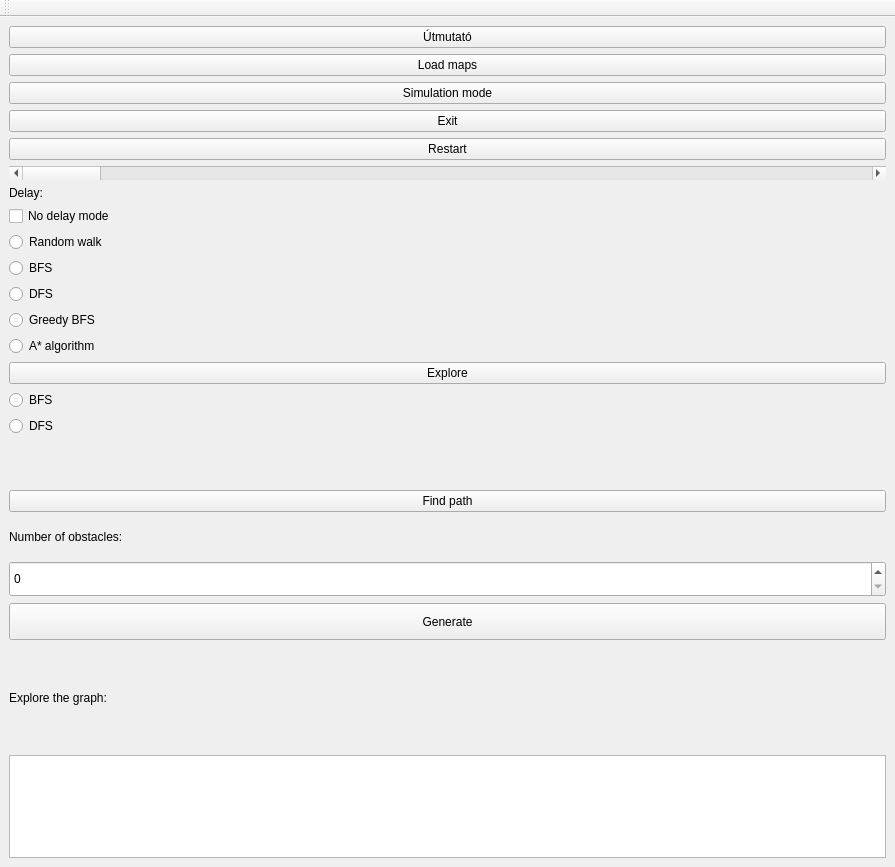
<?xml version="1.0" encoding="UTF-8"?>
<ui version="4.0">
 <class>MainWindow</class>
 <widget class="QMainWindow" name="MainWindow">
  <property name="windowModality">
   <enum>Qt::WindowModality::NonModal</enum>
  </property>
  <property name="enabled">
   <bool>true</bool>
  </property>
  <property name="geometry">
   <rect>
    <x>0</x>
    <y>0</y>
    <width>895</width>
    <height>867</height>
   </rect>
  </property>
  <property name="sizePolicy">
   <sizepolicy hsizetype="Expanding" vsizetype="Expanding">
    <horstretch>100</horstretch>
    <verstretch>100</verstretch>
   </sizepolicy>
  </property>
  <property name="windowTitle">
   <string>MainWindow</string>
  </property>
  <widget class="QWidget" name="centralwidget">
   <property name="sizePolicy">
    <sizepolicy hsizetype="Expanding" vsizetype="Expanding">
     <horstretch>100</horstretch>
     <verstretch>100</verstretch>
    </sizepolicy>
   </property>
   <layout class="QHBoxLayout" name="horizontalLayout_3">
    <item>
     <layout class="QHBoxLayout" name="horizontalLayout">
      <item>
       <layout class="QGridLayout" name="buttons_layout" rowstretch="0">
        <property name="sizeConstraint">
         <enum>QLayout::SizeConstraint::SetNoConstraint</enum>
        </property>
       </layout>
      </item>
      <item>
       <layout class="QVBoxLayout" name="verticalLayout_6">
        <item>
         <layout class="QVBoxLayout" name="verticalLayout_3">
          <item>
           <widget class="QPushButton" name="tutoria_button">
            <property name="text">
             <string>Útmutató</string>
            </property>
           </widget>
          </item>
          <item>
           <widget class="QPushButton" name="load_button">
            <property name="text">
             <string>Load maps</string>
            </property>
           </widget>
          </item>
          <item>
           <widget class="QPushButton" name="sim_button">
            <property name="text">
             <string>Simulation mode</string>
            </property>
           </widget>
          </item>
          <item>
           <widget class="QPushButton" name="exit_button">
            <property name="sizePolicy">
             <sizepolicy hsizetype="Expanding" vsizetype="Expanding">
              <horstretch>100</horstretch>
              <verstretch>100</verstretch>
             </sizepolicy>
            </property>
            <property name="text">
             <string>Exit</string>
            </property>
           </widget>
          </item>
          <item>
           <widget class="QPushButton" name="restart_button">
            <property name="sizePolicy">
             <sizepolicy hsizetype="Expanding" vsizetype="Expanding">
              <horstretch>100</horstretch>
              <verstretch>100</verstretch>
             </sizepolicy>
            </property>
            <property name="text">
             <string>Restart</string>
            </property>
           </widget>
          </item>
         </layout>
        </item>
        <item>
         <layout class="QVBoxLayout" name="verticalLayout_4">
          <item>
           <widget class="QScrollBar" name="Delay_input_data">
            <property name="layoutDirection">
             <enum>Qt::LayoutDirection::RightToLeft</enum>
            </property>
            <property name="minimum">
             <number>0</number>
            </property>
            <property name="maximum">
             <number>100</number>
            </property>
            <property name="orientation">
             <enum>Qt::Orientation::Horizontal</enum>
            </property>
            <property name="invertedAppearance">
             <bool>true</bool>
            </property>
            <property name="invertedControls">
             <bool>true</bool>
            </property>
           </widget>
          </item>
          <item>
           <widget class="QLabel" name="Delay_text">
            <property name="text">
             <string>Delay:</string>
            </property>
           </widget>
          </item>
          <item>
           <widget class="QCheckBox" name="Delay_mode">
            <property name="text">
             <string>No delay mode</string>
            </property>
           </widget>
          </item>
         </layout>
        </item>
        <item>
         <layout class="QVBoxLayout" name="verticalLayout">
          <item>
           <widget class="QRadioButton" name="Ex_rand_walk">
            <property name="sizePolicy">
             <sizepolicy hsizetype="Expanding" vsizetype="Expanding">
              <horstretch>100</horstretch>
              <verstretch>100</verstretch>
             </sizepolicy>
            </property>
            <property name="text">
             <string>Random walk</string>
            </property>
           </widget>
          </item>
          <item>
           <widget class="QRadioButton" name="Ex_BFS">
            <property name="text">
             <string>BFS</string>
            </property>
           </widget>
          </item>
          <item>
           <widget class="QRadioButton" name="Ex_DFS">
            <property name="sizePolicy">
             <sizepolicy hsizetype="Expanding" vsizetype="Expanding">
              <horstretch>100</horstretch>
              <verstretch>100</verstretch>
             </sizepolicy>
            </property>
            <property name="text">
             <string>DFS</string>
            </property>
           </widget>
          </item>
          <item>
           <widget class="QRadioButton" name="Ex_rand_walkmem">
            <property name="sizePolicy">
             <sizepolicy hsizetype="Expanding" vsizetype="Expanding">
              <horstretch>100</horstretch>
              <verstretch>100</verstretch>
             </sizepolicy>
            </property>
            <property name="text">
             <string>Greedy BFS</string>
            </property>
           </widget>
          </item>
          <item>
           <widget class="QRadioButton" name="Ex_A_star">
            <property name="text">
             <string>A* algorithm</string>
            </property>
           </widget>
          </item>
          <item>
           <widget class="QPushButton" name="explore_button">
            <property name="sizePolicy">
             <sizepolicy hsizetype="Expanding" vsizetype="Expanding">
              <horstretch>100</horstretch>
              <verstretch>100</verstretch>
             </sizepolicy>
            </property>
            <property name="text">
             <string>Explore</string>
            </property>
           </widget>
          </item>
         </layout>
        </item>
        <item>
         <layout class="QVBoxLayout" name="verticalLayout_2">
          <item>
           <widget class="QRadioButton" name="Pf_BFS">
            <property name="text">
             <string>BFS</string>
            </property>
           </widget>
          </item>
          <item>
           <widget class="QRadioButton" name="Pf_DFS">
            <property name="text">
             <string>DFS</string>
            </property>
           </widget>
          </item>
          <item>
           <spacer name="verticalSpacer">
            <property name="orientation">
             <enum>Qt::Orientation::Vertical</enum>
            </property>
            <property name="sizeHint" stdset="0">
             <size>
              <width>20</width>
              <height>40</height>
             </size>
            </property>
           </spacer>
          </item>
          <item>
           <widget class="QPushButton" name="pathfind_button">
            <property name="text">
             <string>Find path</string>
            </property>
           </widget>
          </item>
         </layout>
        </item>
        <item>
         <layout class="QVBoxLayout" name="verticalLayout_5">
          <item>
           <widget class="QLabel" name="Obstacle_text">
            <property name="sizePolicy">
             <sizepolicy hsizetype="Expanding" vsizetype="Expanding">
              <horstretch>100</horstretch>
              <verstretch>100</verstretch>
             </sizepolicy>
            </property>
            <property name="text">
             <string>Number of obstacles:</string>
            </property>
           </widget>
          </item>
          <item>
           <widget class="QSpinBox" name="obstacle_input_data">
            <property name="sizePolicy">
             <sizepolicy hsizetype="Expanding" vsizetype="Expanding">
              <horstretch>100</horstretch>
              <verstretch>100</verstretch>
             </sizepolicy>
            </property>
            <property name="maximum">
             <number>398</number>
            </property>
           </widget>
          </item>
          <item>
           <widget class="QPushButton" name="Obstacle_generate_button">
            <property name="sizePolicy">
             <sizepolicy hsizetype="Expanding" vsizetype="Expanding">
              <horstretch>100</horstretch>
              <verstretch>100</verstretch>
             </sizepolicy>
            </property>
            <property name="text">
             <string>Generate</string>
            </property>
           </widget>
          </item>
         </layout>
        </item>
        <item>
         <layout class="QVBoxLayout" name="verticalLayout_7">
          <item>
           <widget class="QLabel" name="explore_text">
            <property name="sizePolicy">
             <sizepolicy hsizetype="Expanding" vsizetype="Expanding">
              <horstretch>100</horstretch>
              <verstretch>100</verstretch>
             </sizepolicy>
            </property>
            <property name="text">
             <string>Explore the graph:</string>
            </property>
           </widget>
          </item>
          <item>
           <widget class="QTextEdit" name="output_statistics">
            <property name="sizePolicy">
             <sizepolicy hsizetype="Expanding" vsizetype="Expanding">
              <horstretch>100</horstretch>
              <verstretch>100</verstretch>
             </sizepolicy>
            </property>
           </widget>
          </item>
         </layout>
        </item>
       </layout>
      </item>
     </layout>
    </item>
   </layout>
  </widget>
  <widget class="QMenuBar" name="menubar">
   <property name="geometry">
    <rect>
     <x>0</x>
     <y>0</y>
     <width>895</width>
     <height>25</height>
    </rect>
   </property>
   <property name="sizePolicy">
    <sizepolicy hsizetype="Expanding" vsizetype="Expanding">
     <horstretch>100</horstretch>
     <verstretch>100</verstretch>
    </sizepolicy>
   </property>
  </widget>
  <widget class="QToolBar" name="toolBar">
   <property name="windowTitle">
    <string>toolBar</string>
   </property>
   <attribute name="toolBarArea">
    <enum>TopToolBarArea</enum>
   </attribute>
   <attribute name="toolBarBreak">
    <bool>false</bool>
   </attribute>
  </widget>
 </widget>
 <resources/>
 <connections/>
</ui>
